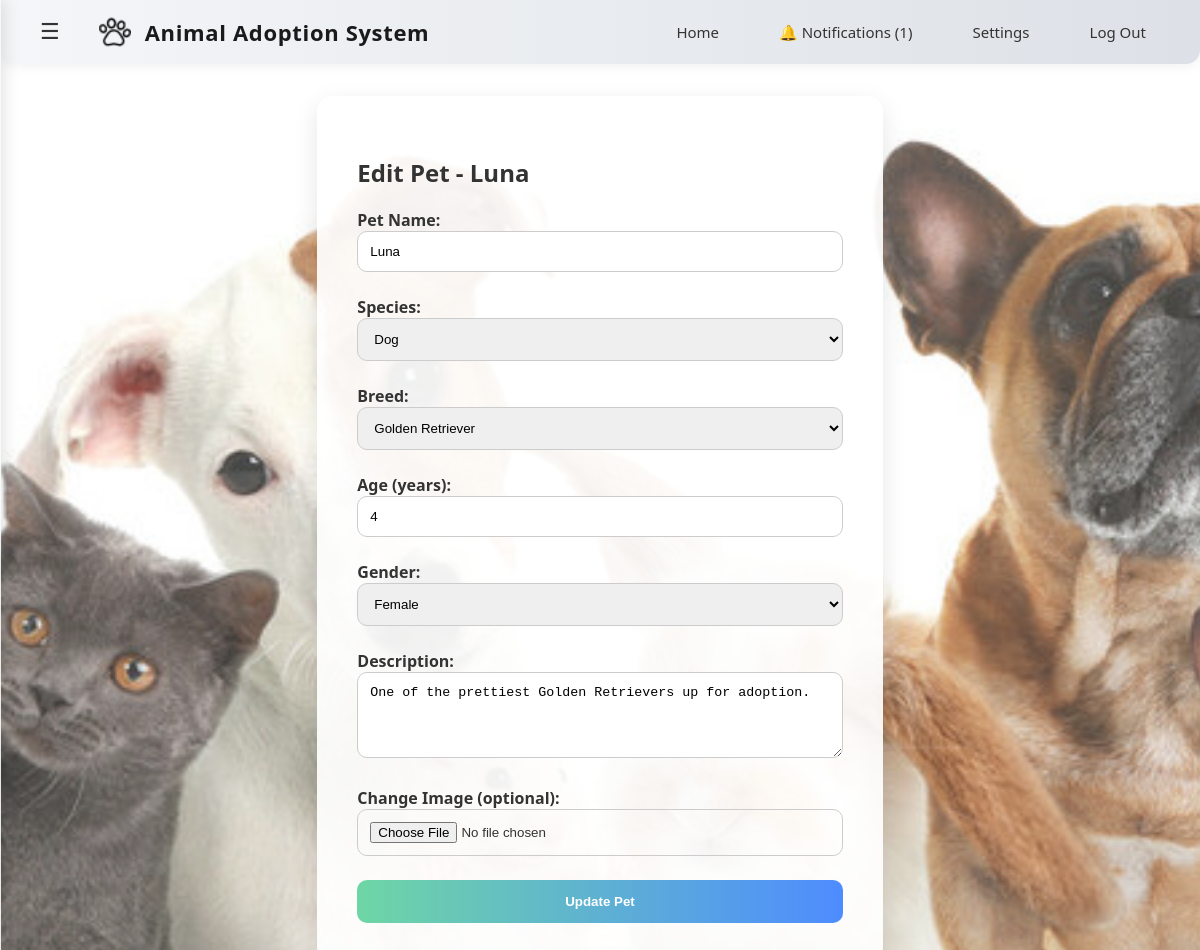
The app's page /shelter/edit_pet.php?id=26 (signed in) with its own data.
### tables this page shows
CREATE TABLE `pets` (
  `id` int(11) NOT NULL,
  `name` varchar(100) NOT NULL,
  `species` varchar(100) DEFAULT NULL,
  `breed` varchar(100) DEFAULT NULL,
  `age` int(11) DEFAULT NULL,
  `gender` varchar(10) DEFAULT NULL,
  `description` text DEFAULT NULL,
  `image` varchar(255) DEFAULT NULL,
  `status` enum('available','adopted') DEFAULT 'available',
  `shelter_id` int(11) DEFAULT NULL,
  `adoption_date` date DEFAULT NULL
);

### shelter/edit_pet.php (the view, shortened to what this page needs)
<?php
include('../db_connection.php');
$pet_id = intval($_GET['id']);
$shelter_id = $_SESSION['user_id'];
$sql = "SELECT * FROM pets WHERE id = ? AND shelter_id = ?";
$stmt = $conn->prepare($sql);
$stmt->bind_param("ii", $pet_id, $shelter_id);
$stmt->execute();
$result = $stmt->get_result();
$pet = $result->fetch_assoc();
?>
<!DOCTYPE html>
<html lang="en">
<head>
    <link rel="stylesheet" href="../css/common.css">
    <link rel="stylesheet" href="../css/sidebar.css">
</head>
<body>
<?php include('../includes/navbar_shelter.php'); ?>
<div class="form-container">
    <h2>Edit Pet - <?= htmlspecialchars($pet['name']) ?></h2>
    <form method="post" enctype="multipart/form-data">
        <div class="form-group">
            <label for="name">Pet Name:</label>
            <input type="text" name="name" id="name" value="<?= htmlspecialchars($pet['name']) ?>" required>
        </div>
        <div class="form-group">
            <label for="species">Species:</label>
            <select name="species" id="species" required>
                <?php
                $speciesOptions = ['Dog', 'Cat', 'Reptile', 'Small Mammal', 'Bird', 'Exotic Pet'];
                foreach ($speciesOptions as $sp) {
                    echo "<option value=\"$sp\"" . ($pet['species'] === $sp ? " selected" : "") . ">$sp</option>";
                }
                ?>
            </select>
        </div>
        <div class="form-group">
            <label for="breed">Breed:</label>
            <select name="breed" id="breed" required>
                <option value="">-- Select Breed --</option>
            </select>
        </div>
        <div class="form-group">
            <label for="age">Age (years):</label>
            <input type="number" name="age" id="age" value="<?= htmlspecialchars($pet['age']) ?>" min="0" required>
        </div>
        <div class="form-group">
            <label for="gender">Gender:</label>
            <select name="gender" id="gender" required>
                <option value="Female" <?= $pet['gender'] === 'Female' ? 'selected' : '' ?>>Female</option>
            </select>
        </div>
        <div class="form-group">
            <label for="description">Description:</label>
            <textarea name="description" id="description" rows="4" required><?= htmlspecialchars($pet['description']) ?></textarea>
        </div>
        <div class="form-group">
            <label for="image">Change Image (optional):</label>
            <input type="file" name="image" id="image">
        </div>
        <button type="submit" class="button">Update Pet</button>
    </form>
</div>
</body>
</html>

### css/common.css (style rules this page uses)
html, body { height: 100%; margin: 0; display: flex; flex-direction: column; }

### shelter/edit_pet.php (style rules this page uses)
body { margin: 0; font-family: 'Segoe UI', sans-serif; background: linear-gradient(rgba(255,255,255,0.2), rgba(255,255,255,0.2)), url('../images/PetsBackground2.jpg') no-repeat center center fixed; background-size: cover; color: #333; }
.form-container { max-width: 800px; margin: 2rem auto; padding: 2.5rem; background: rgba(255, 255, 255, 0.92); border-radius: 16px; box-shadow: 0 8px 25px rgba(0,0,0,0.1); }
.form-group { margin-bottom: 1.5rem; }
.form-group label { font-weight: 600; }
.form-group input, .form-group select, .form-group textarea { width: 100%; padding: 12px; border: 1px solid #ccc; border-radius: 10px; box-sizing: border-box; }
.button { width: 100%; padding: 14px; background: linear-gradient(90deg, #6ed6a5 0%, #4e8cff 100%); color: white; border: none; border-radius: 10px; font-weight: bold; cursor: pointer; }

### records on screen
pets: name "Luna", species "Dog", age "4", gender "Female", description "One of the prettiest Golden Retrievers up for adoption."

### other values on screen
$unread_count "1"
